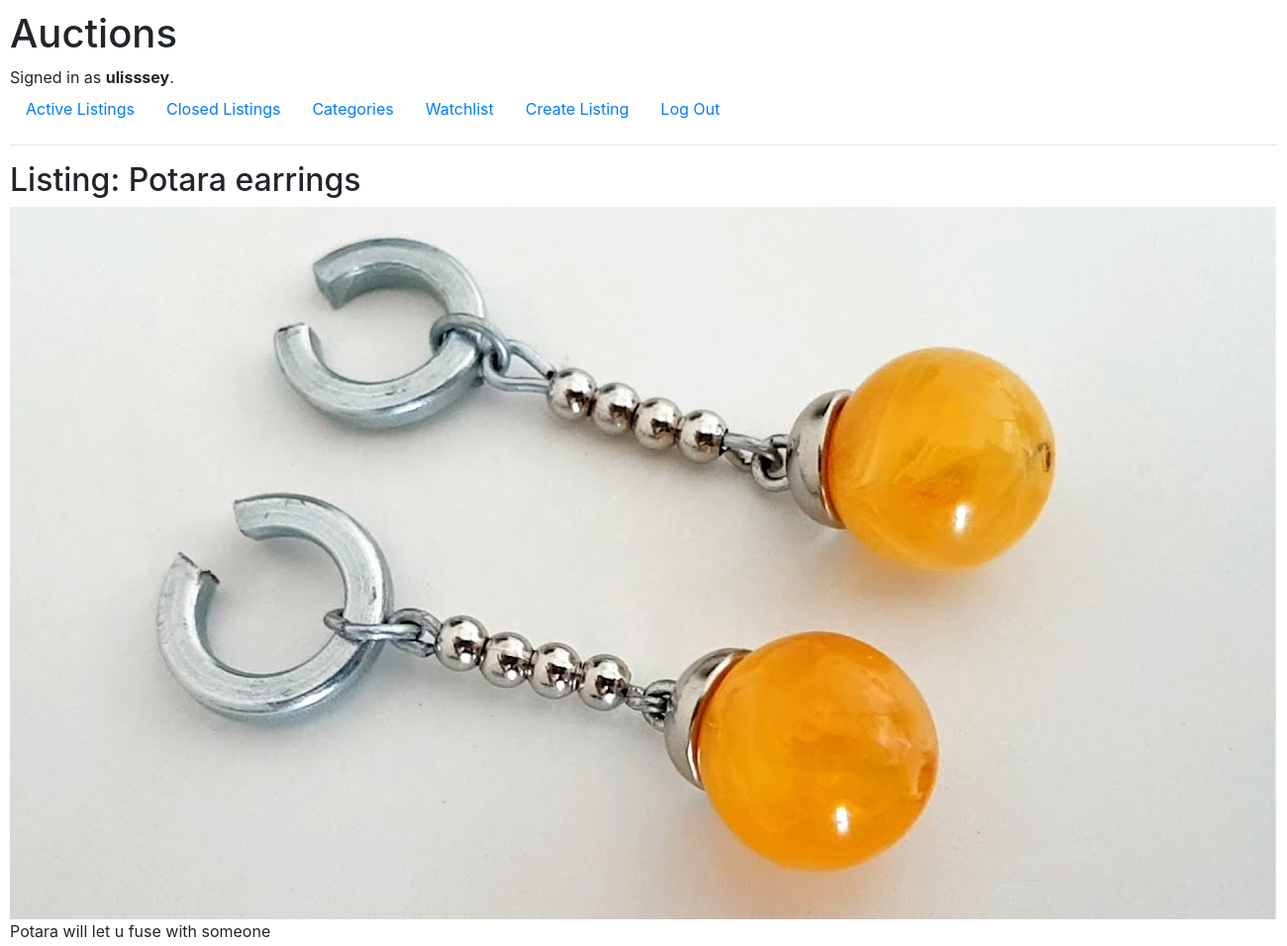
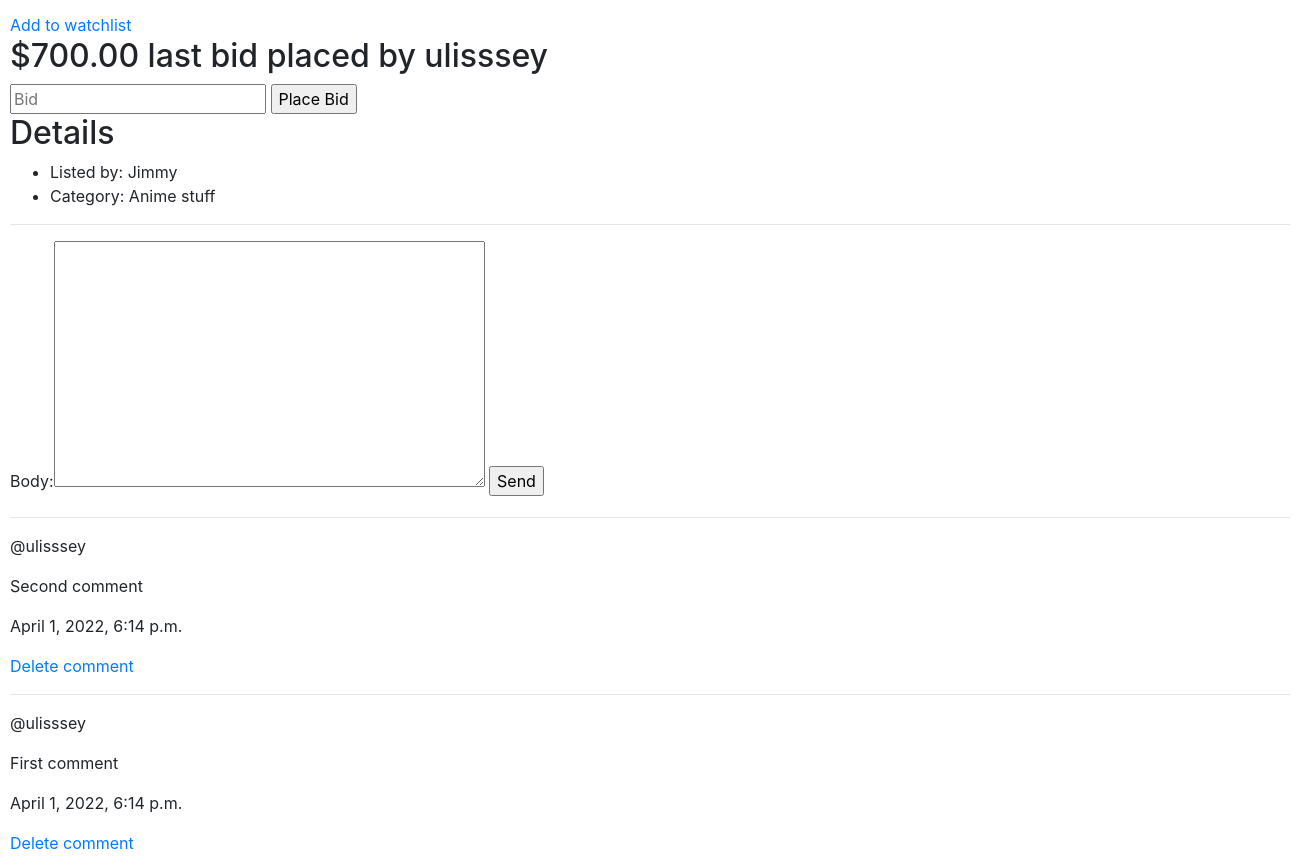
The app's page /listing/5 (signed in) with its own data (2 pictures, top to bottom).
### auctions/models.py (models this page shows)
class User(AbstractUser):
    username = models.CharField(max_length=20, unique=True)
    email = models.EmailField()
    password = models.CharField(max_length=30)
    watchlist = models.CharField(max_length=100, null=True, blank=True)

class AuctionListings(models.Model):
    image = models.ImageField(upload_to='images/', blank=True, default='images/0.jpg')
    title = models.CharField(max_length=20)
    description = models.TextField(null=True, blank=True)
    prices = models.DecimalField(max_digits=6, decimal_places=2, null=True)
    creator = models.ForeignKey(User, on_delete=models.SET_NULL, null=True)
    bid_author = models.CharField(max_length=20, null=True)
    created = models.DateTimeField(auto_now_add=True)
    category = models.ForeignKey(Categories, on_delete=models.CASCADE, null=True)
    close_bid = models.BooleanField(default=False)

class Categories(models.Model):
    category = models.CharField(max_length=30, null=True, blank=True)
    def __str__(self):
        return self.category

class Comments(models.Model):
    listing_id = models.IntegerField(null=True)
    body = models.TextField(null=True, blank=True)
    author = models.ForeignKey(User, on_delete=models.CASCADE)
    created = models.DateTimeField(auto_now_add=True)

### auctions/views.py (the view)
# urls.py: path("listing/<str:pk>", views.listing_page, name='listing'),
def listing_page(request, pk):
    listing = AuctionListings.objects.get(id=pk)
    comments = Comments.objects.filter(listing_id=pk).order_by('-created')
    comments_form = CommentForm()
    context =  {'listing': listing, 'comments_form': comments_form, 'comments': comments}
    return render(request, 'auctions/listing.html', context)

### auctions/forms.py
class CommentForm(ModelForm):
    class Meta:
        model = Comments
        fields = ['body']

### auctions/templates/auctions/listing.html (shortened to what this page needs)
{% extends 'auctions/layout.html' %}
{% block body %}
    <div>
        <h2>Listing: {{ listing.title }}</h2>
        {% if listing.image %}
            <img src="{{ listing.image.url }}">
        {% endif %}
        <p>{{ listing.description }}</p>
        {% if listing.close_bid == False %}
            <a href="{% url 'watchlist' listing.id %}">Add to watchlist</a>
        {% endif %}
        {% if listing.close_bid == False %}
            <form method="post" action="{% url 'get_bid' listing.id %}">
                <h2>${{ listing.prices }} last bid placed by {{ listing.bid_author }}</h2>
                <input type="number" name="bid" placeholder="Bid">
                <input type="submit" value="Place Bid">
            </form>
        {% else %}
            {% if listing.bid_author == request.user.username %}
                <h2>You have won bid!</h2>
            {% else %}
                <h2>{{ listing.bid_author }} has won bid!</h2>
            {% endif %}
        {% endif %}
        <h2>Details</h2>
        <ul>
            <li>Listed by: {{ listing.creator }}</li>
            <li>Category: {{ listing.category }}</li>
        </ul>
        <hr>
        <div>
            <form method="post" action="{% url 'comment' listing.id %}">
                {{ comments_form }}
                <input type="submit" value="Send">
            </form>
        </div>
        <div>
            {% for comment in comments %}
                <hr>
                <div>
                    <p>@{{ comment.author }}</p>
                    <p>{{ comment.body }}</p>
                    <p>{{ listing.created }}</p>
                    {% if comment.author == request.user %}
                    <a href="{% url 'delete-comment' comment.id %}">Delete comment</a>
                    {% endif %}
                </div>
            {% endfor %}
        </div>
    </div>
{% endblock %}

### auctions/templates/auctions/layout.html (shortened to what this page needs)
{% load static %}
<!DOCTYPE html>
<html lang="en">
    <head>
        <link rel="stylesheet" href="https://stackpath.bootstrapcdn.com/bootstrap/4.4.1/css/bootstrap.min.css">
        <link href="{% static 'auctions/styles.css' %}" rel="stylesheet">
    </head>
    <body>
        <h1>Auctions</h1>
        <div>
            {% if user.is_authenticated %}
                Signed in as <strong>{{ user.username }}</strong>.
            {% else %}
                Not signed in.
            {% endif %}
        </div>
        <ul class="nav">
            <li class="nav-item">
                <a class="nav-link" href="{% url 'index' %}">Active Listings</a>
            </li>
            <li class="nav-item">
                <a class="nav-link" href="{% url 'closed' %}">Closed Listings</a>
            </li>
            <li class="nav-item">
                <a class="nav-link" href="{% url 'categories' %}">Categories</a>
            </li>
            <li class="nav-item">
                <a class="nav-link" href="{% url 'user_watchlist' %}">Watchlist</a>
            </li>
            <li class="nav-item">
                <a class="nav-link" href="{% url 'create' %}">Create Listing</a>
            </li>
            {% if user.is_authenticated %}
                <li class="nav-item">
                    <a class="nav-link" href="{% url 'logout' %}">Log Out</a>
                </li>
            {% endif %}
        </ul>
        <hr>
        {% block body %}
        {% endblock %}
    </body>
</html>

### auctions/static/auctions/styles.css (style rules this page uses)
body { padding: 10px; }

### records on screen
User: username "ulisssey"
AuctionListings: title "Potara earrings", image (placeholder picture), description "Potara will let u fuse with someone", prices "700.00", bid_author "ulisssey", creator "Jimmy", category "Anime stuff", created "April 1, 2022, 6:14 p.m."
Comments: author "ulisssey", body "Second comment", shows "Delete comment"
Comments: author "ulisssey", body "First comment", shows "Delete comment"
